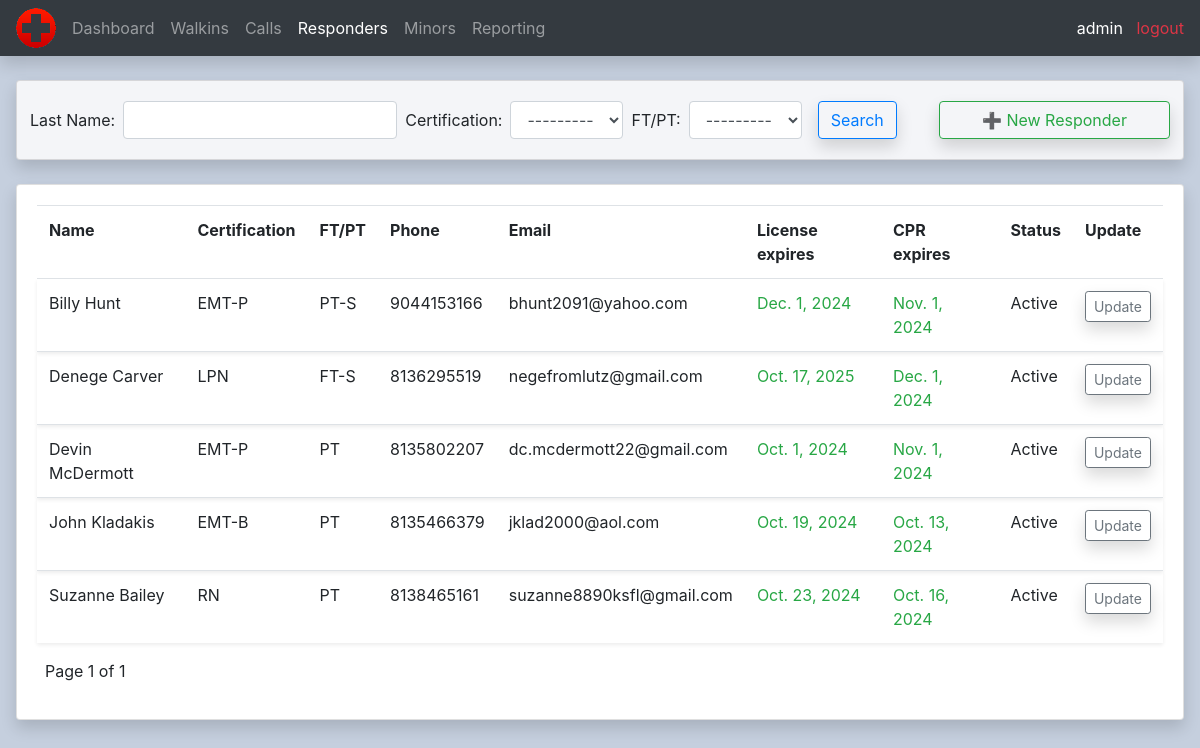
Screenshot of /responders/ (signed in) with the database file from the repository.
### calls/models.py (models this page shows, shortened)
class Responder(models.Model):
    CERTIFICATIONS = (
        ('EMT-B', 'EMT-B'),
        ('EMT-P', 'EMT-P'),
        ('LPN', 'LPN'),
        ('RN', 'RN')
    )
    STATUS = (
        ('PT', 'PT'),
        ('PT-S', 'PT-S'),
        ('FT-S', 'FT-S')
    )
    firstname = models.CharField(max_length=200, null=True)
    lastname = models.CharField(max_length=200, null=True)
    certification = models.CharField(max_length=200, null=True, choices=CERTIFICATIONS)
    status = models.CharField(max_length=200, null=True, choices=STATUS)
    phone = models.CharField(max_length=200, null=True)
    email = models.EmailField(null=True)
    license_scan = models.ImageField(null=True, blank=True)
    license_expiration = models.DateField(null=True, blank=True)
    cpr_scan = models.ImageField(null=True, blank=True)
    cpr_expiration = models.DateField(null=True, blank=True)
    active = models.BooleanField(default=True, null=True)

### calls/decorators.py (the view)
        def wrapper_func(request, *args, **kwargs):
            group = None
            if request.user.groups.exists():
                group = request.user.groups.all()[0].name
            if group in allowed_roles:
                return view_func(request, *args, **kwargs)
            else:
                return HttpResponse('You are not authorized to view this page')

### calls/templates/calls/all_responders.html (shortened to what this page needs)
{%  extends 'calls/main.html' %}
{% block content %}
<br>
<div class="row">
	<div class="col-md ml-3 mr-3">
		<div class="card card-body gray shadow">
			<div class="row">
				<form method="get" class="form-inline ml-2">
					{{ responderFilter.form }}
					<button class="btn btn-outline-primary ml-2 shadow" type="submit">Search</button>
				</form>
				<a class="btn btn-outline-success btn-block ml-auto mr-2 shadow" id="new_responder_btn" href="{% url 'new_responder' %}">➕ New Responder</a>
			</div>
		</div>
		<br>
		<div class="card card-body shadow">
			<table class="table">
				<tr>
					<th>Name</th>
					<th>Certification</th>
					<th>FT/PT</th>
					<th>Phone</th>
					<th>Email</th>
					<th>License expires</th>
					<th>CPR expires</th>
					<th>Status</th>
					<th>Update</th>
				</tr>
				{% for responder in responders %}
					<tr class="shadow-sm">
						<td>{{ responder.firstname }} {{ responder.lastname }}</td>
						<td>{{ responder.certification }}</td>
						<td>{{ responder.status }}</td>
						<td>{{ responder.phone }}</td>
						<td>{{ responder.email }}</td>
						<td class="text-success {% if responder.license_expiration <= today.date %}text-danger{% elif responder.license_expiration < time_threshold.date %}text-warning{% endif %}">{{ responder.license_expiration }}</td>
						<td class="text-success {% if responder.cpr_expiration <= today.date %}text-danger{% elif responder.cpr_expiration < time_threshold.date %}text-warning{% endif %}">{{ responder.cpr_expiration }}</td>
						{% if responder.active == True %}
							<td>Active</td>
						{% endif %}
						<td><a method="POST" class="btn btn-sm btn-outline-secondary shadow" id="on_scene_btn" href="{% url 'update_responder' responder.id %}">Update</a></td>
					</tr>
				{% endfor %}
			</table>
			<div class="row ml-2">
				<p>Page {{ page_obj.number }} of {{ page_obj.paginator.num_pages}}</p>
			</div>
		</div>
	</div>
</div>
{% endblock content %}

### calls/templates/calls/navbar.html (shortened to what this page needs)
{% load static %}
<nav class="navbar navbar-expand-lg navbar-dark bg-dark shadow">
  <img src="{% static 'images/logo.png' %}" id="logo" class="mr-2">
  <div class="collapse navbar-collapse" id="navbarNav">
    {% with url_name=request.resolver_match.url_name %}
    <ul class="navbar-nav">
      <li class="nav-item {% if url_name == 'home' %}active{% endif%}">
        <a class="nav-link" href="{% url 'home' %}">Dashboard</a>
      </li>
      <li class="nav-item {% if url_name == 'all_walkins' %}active{% endif%}">
        <a class="nav-link" href="{% url 'all_walkins' %}">Walkins</a>
      </li>
      <li class="nav-item {% if url_name == 'all_calls' %}active{% endif%}">
        <a class="nav-link" href="{% url 'all_calls' %}">Calls</a>
      </li>
      <li class="nav-item {% if url_name == 'all_responders' %}active{% endif%}">
        <a class="nav-link {% if expired_credential_count is not 0 %}text-danger{% elif nearly_expired_credential_count is not 0 %}text-warning{% endif %}" href="{% url 'all_responders' %}">Responders</a>
      </li>
      <li class="nav-item {% if url_name == 'all_minors' %}active{% endif%}">
        <a class="nav-link" href="{% url 'all_minors' %}">Minors</a>
      </li>
      <li class="nav-item {% if url_name == 'reporting' %}active{% endif%}">
        <a class="nav-link" href="{% url 'reporting' %}">Reporting</a>
      </li>
    </ul>
    {% endwith %}
  </div>
  <div>
    <span><a class="text-white">{{ request.user }}</a></span>
    <span><a class="text-danger" href="{% url 'logout' %}">&nbsp logout</a></span>
  </div>
</nav>

### static/css/main.css (style rules this page uses)
body { background-color: #c5cfde; }
#new_responder_btn { width: 20%; }
.gray { background-color: #f4f5f8; }

### rows the page displays
Responder: firstname "Billy", lastname "Hunt", certification "EMT-P", status "PT-S", phone "9044153166", email "bhunt2091@yahoo.com", license_expiration "Dec. 1, 2024", cpr_expiration "Nov. 1, 2024", active "Active"
Responder: firstname "Denege", lastname "Carver", certification "LPN", status "FT-S", phone "8136295519", email "negefromlutz@gmail.com", license_expiration "Oct. 17, 2025", cpr_expiration "Dec. 1, 2024", active "Active"
Responder: firstname "Devin", lastname "McDermott", certification "EMT-P", status "PT", phone "8135802207", email "dc.mcdermott22@gmail.com", license_expiration "Oct. 1, 2024", cpr_expiration "Nov. 1, 2024", active "Active"
Responder: firstname "John", lastname "Kladakis", certification "EMT-B", status "PT", phone "8135466379", email "jklad2000@aol.com", license_expiration "Oct. 19, 2024", cpr_expiration "Oct. 13, 2024", active "Active"
Responder: firstname "Suzanne", lastname "Bailey", certification "RN", status "PT", phone "8138465161", email "suzanne8890ksfl@gmail.com", license_expiration "Oct. 23, 2024", cpr_expiration "Oct. 16, 2024", active "Active"

### other values shown
{{ request.user }} "admin"
{{ page_obj.number }} "1"
{{ page_obj.paginator.num_pages }} "1"
